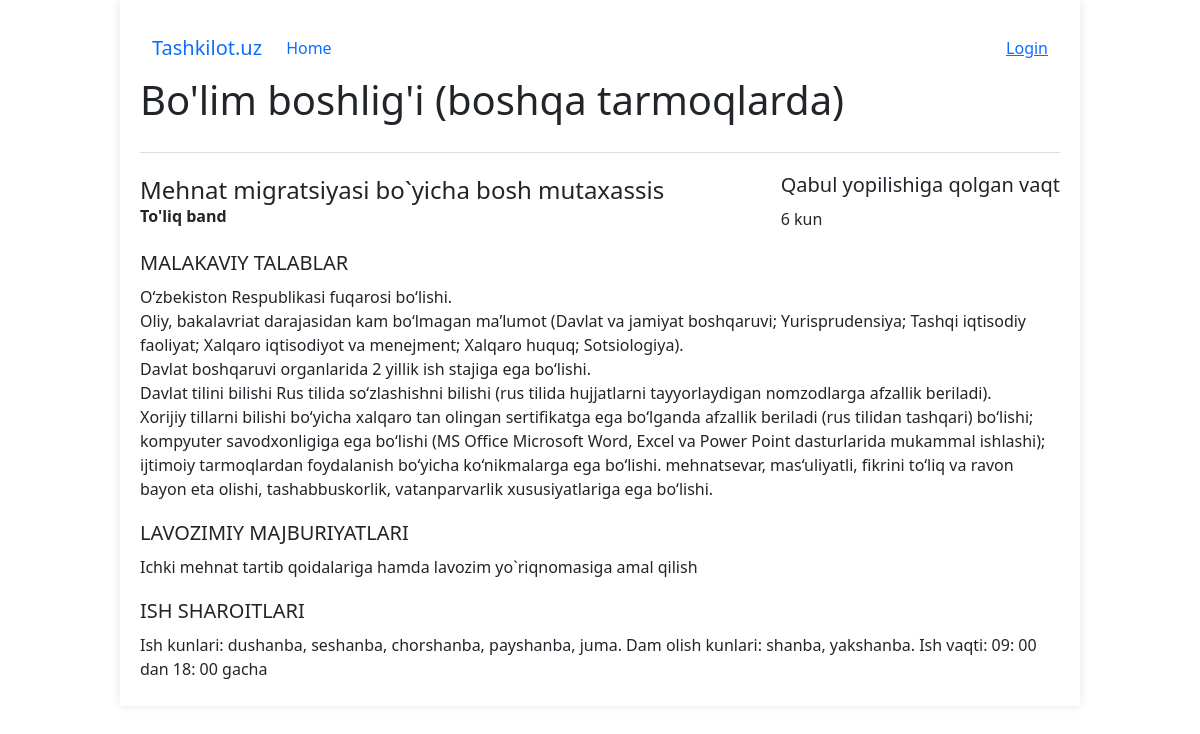
/2, run on the app's committed database.
### users/models.py (models this page shows, shortened)
class Vacancy(models.Model):
    STYLES = (
        ('FL', "To'liq Band"),
        ('PT', "Yarim Band"),
        ('RT', "Masofaviy"),
    )
    name = models.CharField(max_length=255)
    style = models.CharField(max_length=5, choices=STYLES, default='FL')
    created_at = models.DateTimeField(auto_now_add=True)
    end_at = models.DateField(default=timezone.now().date() + timedelta(days=10))
    qualification = models.TextField()
    job_duties = models.TextField()
    opportunities = models.TextField()
    active = models.BooleanField(default=True)

### users/views.py (the view)
# urls.py: path('<int:pk>', VacancyDetailView.as_view(), name='detail'),
class VacancyDetailView(View):
    def get(self, request, pk):
        vacancy = Vacancy.objects.get(pk=pk)
        remaining_days = (vacancy.end_at - timezone.now().date()).days
        return render(request, 'vacancy/detail.html', {'vacancy': vacancy, 'remaining_days': remaining_days})

### users/templates/vacancy/detail.html (shortened to what this page needs)
{% extends 'base.html' %}
{% load static %}
{% block content %}
            <header>
            <h1>Bo'lim boshlig'i (boshqa tarmoqlarda)</h1>
        </header>
        <section class="job-details">
            <div class="job-header">
                <div class="job-type">
                    <h2>{{ vacancy.name }}</h2>
                    {% if vacancy.style == 'FL' %}
                        <b>To'liq band</b>
                    {% elif vacancy.style == 'RT' %}
                        <b>Masofaviy</b>
                    {% elif vacancy.style == 'PT' %}
                        <b>To'liq bo'lmagan</b>
                    {% endif %}
                </div>
                <div class="job-timing">
                    <h3>Qabul yopilishiga qolgan vaqt</h3>
                    <p>{{ remaining_days }} kun</p>
                </div>
            </div>
            <div class="requirements">
                <h3>MALAKAVIY TALABLAR</h3>
                <p>{{ vacancy.qualification|linebreaks }}</p>
            </div>
            <div class="duties">
                <h3>LAVOZIMIY MAJBURIYATLARI</h3>
                <p>{{ vacancy.job_duties|linebreaks }}</p>
            </div>
            <div class="opportunities">
                <h3>ISH SHAROITLARI</h3>
                <p>{{ vacancy.opportunities|linebreaks }}</p>
            </div>
        </section>
{% endblock %}

### static/style.css (style rules this page uses)
header { display: flex; justify-content: space-between; align-items: center; padding-bottom: 20px; border-bottom: 1px solid #ddd; }
.job-details { margin-top: 20px; }
.job-header { display: flex; justify-content: space-between; align-items: center; margin-bottom: 20px; }
.job-type h2 { margin: 0; font-size: 24px; }
.job-type p, .job-timing p { margin: 5px 0 0; font-size: 16px; }
.requirements, .duties, .opportunities { margin-top: 20px; }
h3 { margin-bottom: 10px; font-size: 20px; }
p { margin: 5px 0; font-size: 16px; }

### data on the page
Vacancy: name "Mehnat migratsiyasi bo`yicha bosh mutaхassis", qualification "O‘zbekiston Respublikasi fuqarosi bo‘lishi. Oliy, bakalavriat darajasidan kam bo‘lmagan ma’lumot (Davlat va jamiyat boshqaruvi; Yurisprudensiya; Tashqi iqtisodiy faoliyat; Xalqaro iqtisodiyot va menejment; Xalqaro huquq; Sotsiologiya). Davlat boshqaruvi organlarida 2 yillik ish stajiga ega bo‘lishi. Davlat tilini bilishi Rus tilida so‘zlashishni bilishi (rus tilida hujjatlarni tayyorlaydigan nomzodlarga afzallik beriladi). Xorijiy tillarni bilishi bo‘yicha xalqaro tan olingan sertifikatga ega bo‘lganda afzallik beriladi (rus tilidan tashqari) bo‘lishi; kompyuter savodxonligiga ega bo‘lishi (MS Office Microsoft Word, Excel va Power Point dasturlarida mukammal ishlashi); ijtimoiy tarmoqlardan…", job_duties "Ichki mehnat tartib qoidalariga hamda lavozim yo`riqnomasiga amal qilish", opportunities "Ish kunlari: dushanba, seshanba, chorshanba, payshanba, juma. Dam olish kunlari: shanba, yakshanba. Ish vaqti: 09: 00 dan 18: 00 gacha"
